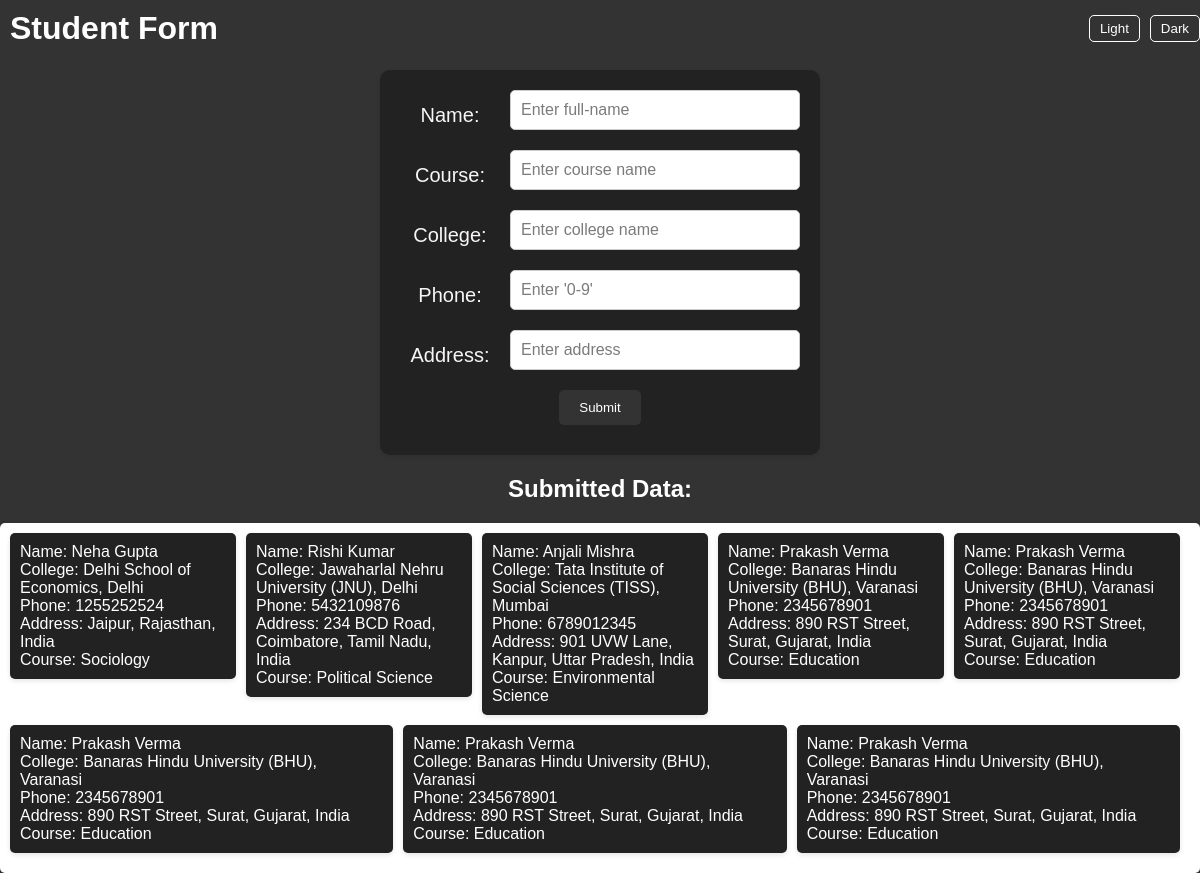
The page / on the database its author committed.
### app.py (models this page shows)
class Student(db.Model):
    id = db.Column(db.Integer, primary_key=True)
    name = db.Column(db.String(100), nullable=False)
    college = db.Column(db.String(100), nullable=False)
    phone = db.Column(db.String(100), nullable=False)
    address = db.Column(db.String(100), nullable=False)
    course_name = db.Column(db.String(100), nullable=False)

### app.py (the view, shortened to what this page needs)
@app.route('/', methods=['GET', 'POST'])
def index():
    students = Student.query.all()
    return render_template('index.html', students=students)

### templates/index.html (shortened to what this page needs)
<!DOCTYPE html>
<html>
    <head>
        <link rel="stylesheet" type="text/css"
            href="{{ url_for('static', filename='style.css') }}">
    </head>
    <body class="dark">
        <div class="navbar">
            <h1>Student Form</h1>
            <div class="theme-buttons">
                <button class="theme-button" onclick="setTheme('light')">Light</button>
                <button class="theme-button" onclick="setTheme('dark')">Dark</button>
            </div>
        </div>
        <form method="POST" action="/">
            <div class="form-group">
                <label for="name">Name:</label>
                <input type="text" name="name" id="name" required
                    autocomplete="off" placeholder="Enter full-name">
            </div>
            <div class="form-group">
                <label for="course">Course:</label>
                <input type="text" name="course" id="course" required
                    autocomplete="off" placeholder="Enter course name">
            </div>
            <div class="form-group">
                <label for="college">College:</label>
                <input type="text" name="college" id="college" required
                    autocomplete="off" placeholder="Enter college name">
            </div>
            <div class="form-group">
                <label for="phone">Phone:</label>
                <input type="text" name="phone" id="phone" required
                    autocomplete="off" placeholder="Enter '0-9'"
                    oninput="validatePhoneNumber(this)">
            </div>
            <div class="form-group">
                <label for="address">Address:</label>
                <input type="text" name="address" id="address" required
                    autocomplete="off" placeholder="Enter address">
            </div>
            <input type="submit" value="Submit">
        </form>
        <h2>Submitted Data:</h2>
        <ul>
            {% for student in students %}
            <li>
                <div class="student-info">
                    Name: {{ student.name }}<br>
                    College: {{ student.college }}<br>
                    Phone: {{ student.phone }}<br>
                    Address: {{ student.address }}<br>
                    Course: {{ student.course_name }}
                </div>
            </li>
            {% endfor %}
        </ul>
    </body>
</html>

### static/style.css (style rules this page uses)
body { font-family: 'Trebuchet MS', 'Lucida Sans Unicode', 'Lucida Grande', 'Lucida Sans', Arial, sans-serif; margin: 0; padding-top: 50px; }
body.dark { background-color: #333; color: #fff; }
body.dark label { color: #f8f5f5; }
body.dark input[type="text"] { color: #333; background-color: #fff; border: 1px solid #ccc; }
h1 { text-align: center; margin-top: 50px; }
.navbar { position: fixed; top: 0; left: 0; width: 100%; background-color: #333; color: #fff; padding: 10px; display: flex; justify-content: space-between; align-items: center; z-index: 999; }
.navbar h1 { margin: 0; }
.theme-buttons { display: flex; align-items: center; }
.theme-button { background-color: transparent; color: #fff; border: 1px solid #fff; padding: 5px 10px; cursor: pointer; margin-right: 10px; border-radius: 5px; }
form { margin: 20px auto; width: 400px; text-align: center; font-size: 20px; background-color: #f5f5f5; padding: 20px; border-radius: 10px; box-shadow: 0 2px 5px rgba(0, 0, 0, 0.1); }
.form-group { display: flex; align-items: center; margin-bottom: 10px; }
.form-group label { margin-right: 10px; width: 100px; }
body.dark form { background-color: #222; }
input[type="text"] { flex: 1; padding: 10px; margin-bottom: 10px; border: 1px solid #ccc; border-radius: 5px; font-size: 16px; }
input[type="submit"], input[type="button"] { display: block; margin: 10px auto; padding: 10px 20px; background-color: #333; color: #fff; border: none; border-radius: 5px; cursor: pointer; }
input[type="text"]::placeholder { font-family: 'Trebuchet MS', 'Lucida Sans Unicode', 'Lucida Grande', 'Lucida Sans', Arial, sans-serif; font-size: 16px; }
body.dark input[type="text"]::placeholder { color: #7b7b7b; }
h2 { margin-top: 20px; text-align: center; color: #333; }
ul { list-style-type: none; padding: 0; margin: 0; max-width: 100%; margin-top: 10px; background-color: #fff; border-radius: 5px; box-shadow: 0 2px 5px rgba(0, 0, 0, 0.1); display: flex; flex-wrap: wrap; justify-content: flex-start; align-items: flex-start; padding: 10px; }
li { flex-grow: 1; padding: 10px; border-radius: 5px; box-shadow: 0 2px 5px rgba(0, 0, 0, 0.1); background-color: #f5f5f5; display: flex; align-items: center; justify-content: space-between; flex-basis: 200px; margin-bottom: 10px; margin-right: 10px; }
body.dark h1, body.dark input[type="submit"], body.dark input[type="button"], body.dark h2 { color: #fff; }
body.dark .data-container, body.dark li { background-color: #222; }

### rows shown on the page
Student: name "Neha Gupta", college "Delhi School of Economics, Delhi", phone "1255252524", address "Jaipur, Rajasthan, India", course_name "Sociology"
Student: name "Rishi Kumar", college "Jawaharlal Nehru University (JNU), Delhi", phone "5432109876", address "234 BCD Road, Coimbatore, Tamil Nadu, India", course_name "Political Science"
Student: name "Anjali Mishra", college "Tata Institute of Social Sciences (TISS), Mumbai", phone "6789012345", address "901 UVW Lane, Kanpur, Uttar Pradesh, India", course_name "Environmental Science"
Student: name "Prakash Verma", college "Banaras Hindu University (BHU), Varanasi", phone "2345678901", address "890 RST Street, Surat, Gujarat, India", course_name "Education"
Student: name "Prakash Verma", college "Banaras Hindu University (BHU), Varanasi", phone "2345678901", address "890 RST Street, Surat, Gujarat, India", course_name "Education"
Student: name "Prakash Verma", college "Banaras Hindu University (BHU), Varanasi", phone "2345678901", address "890 RST Street, Surat, Gujarat, India", course_name "Education"
Student: name "Prakash Verma", college "Banaras Hindu University (BHU), Varanasi", phone "2345678901", address "890 RST Street, Surat, Gujarat, India", course_name "Education"
Student: name "Prakash Verma", college "Banaras Hindu University (BHU), Varanasi", phone "2345678901", address "890 RST Street, Surat, Gujarat, India", course_name "Education"
